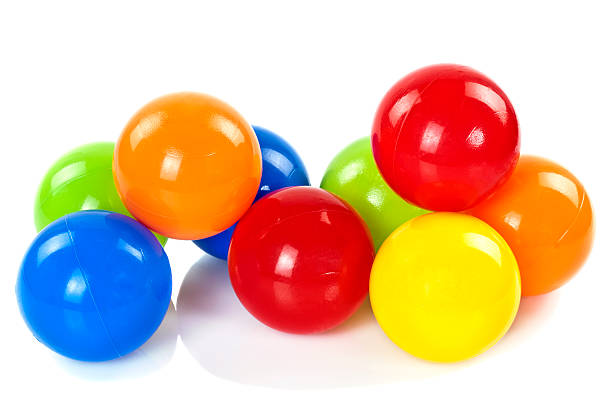
#> input picture Week 3/Code-Week#3/color-ball.jpg, 612 x 406 px, found by its file name
$ python '6. Image segmentation using color spaces.py'
#> lines starting #> are read from the running program, lines starting #| are printed output that depends on the picture; after the words box and inside, x2 and y2 are one past the last pixel; in counts of white or black regions, pixels touching at a corner belong together
# -*- coding: utf-8 -*-
"""
Created on Wed Jan 24 23:33:25 2024

@author: Noopa Jagadeesh
"""

import cv2
import numpy as np
from matplotlib import pyplot as plt
from skimage import io, measure

img = io.imread('C:/Users/Downloads/COSC/images/segment/color-ball.jpg')
#> img is the input picture: shape (406, 612, 3); mean R, G, B 224.6, 190.8, 165.8
plt.imshow(img)

## Convert RGB to HSV
hsv = cv2.cvtColor(img, cv2.COLOR_RGB2HSV)
#> hsv: shape (406, 612, 3); mean H, S, V 38.6, 108.2, 246.7
mask = cv2.inRange(hsv, (100,90,90), (120,255,255)) #Blue Color
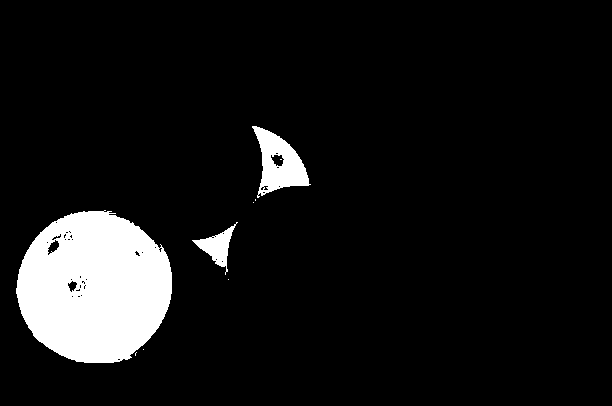
#> mask: shape (406, 612); 8.5% white; 9 white regions (6 under 20 px), largest, box (x1, y1, x2, y2) and area: (16, 210, 172, 363) 18229, (252, 126, 311, 198) 2091, (192, 222, 238, 275) 783
plt.imshow(mask) # We can see from the result tiny dots from the reflection. This is where deep learning can help

# To remove the dots, let us do dialation followed by erosion
from scipy import ndimage as nd
closed_mask = nd.binary_closing(mask, np.ones((7,7)))
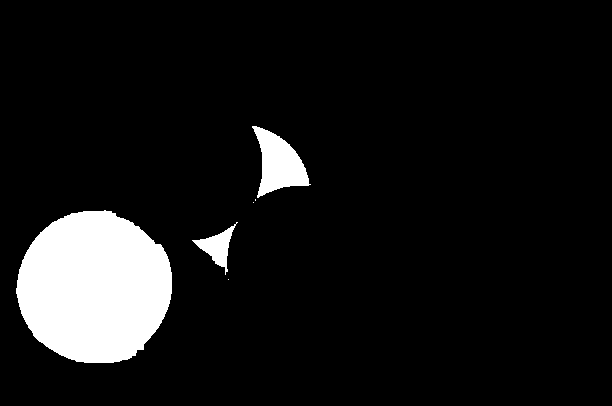
#> closed_mask: shape (406, 612) bool; 8.7% white; 6 white regions (3 under 20 px), largest, box (x1, y1, x2, y2) and area: (16, 210, 172, 363) 18529, (252, 126, 311, 198) 2224, (192, 222, 238, 275) 796
plt.imshow(closed_mask)

#Convert the mask into labels, where each object is given a unique label
label_image = measure.label(closed_mask)
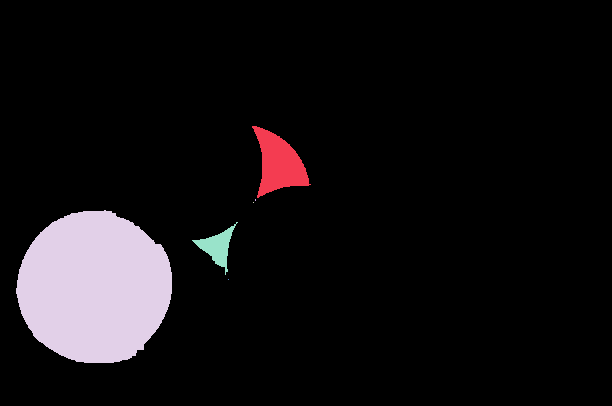
#> label_image: shape (406, 612) int32; 7 distinct labels, from 0 to 6; one colour per label, 0 black
plt.imshow(label_image) #This returns an RGB where color-coded labels are painted over the image.
#In the example color-ball.jpg because a blue ball is occluded it appaears are two balls giving a total of three labels

#Plot the Overlay
from skimage.color import label2rgb
image_label_overlay = label2rgb(label_image, image=img)
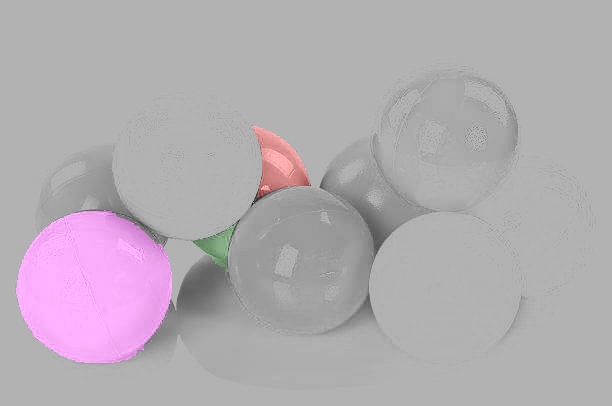
#> image_label_overlay: shape (406, 612, 3) float64; mean R, G, B 0.702, 0.678, 0.7
plt.imshow(image_label_overlay) #All  the balls not segmented are not relevent, so they are in black and white.
#And the marbles in blue are now in different colors. Each color represents unique objects.

#Compute image properties and return them as pandas-compatible tables
#Available regionprops: area, bbox, centroid, convex_area, coords, equivalent_diameter, perimeter,
#max_intensity, solidity and many

props = measure.regionprops_table(label_image, img,
                                  properties = ['label', 'area', 'equivalent_diameter', 'mean_intensity', 'bbox'])
#> props = 10 items
import pandas as pd
df = pd.DataFrame(props)
#> df = table of 6 rows and 10 columns
print(df)
#> (printed output is left out)

#Draw BB
frame = cv2.rectangle(img, (252,126), (311,198), (0, 255,0),5)
frame = cv2.rectangle(img, (16,210), (172,363), (0, 255,0),5)
frame = cv2.rectangle(img, (192,222), (238,275), (0, 255,0),5)
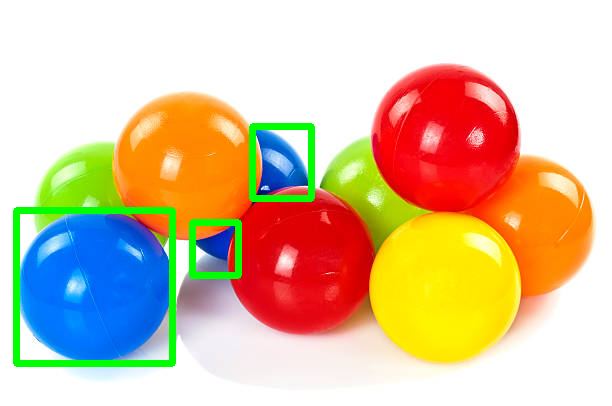
#> frame: shape (406, 612, 3); mean R, G, B 218.1, 193.1, 161.1
plt.imshow(frame)

$ run again, with Week 3/Code-Week#3/apple-orange.jpg copied over Week 3/Code-Week#3/color-ball.jpg
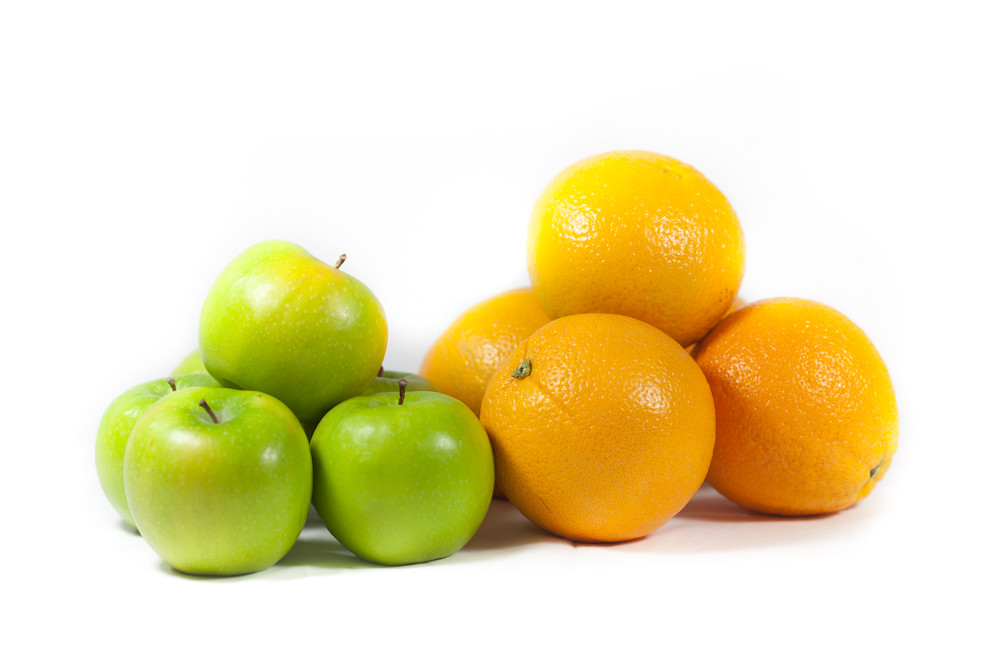
#> input picture Week 3/Code-Week#3/apple-orange.jpg, 1000 x 667 px, found by its file name
#> img is the input picture: shape (667, 1000, 3); mean R, G, B 236.2, 225.5, 181.4
#> hsv: shape (667, 1000, 3); mean H, S, V 10, 70.6, 238.9
#> mask: shape (667, 1000); every value is 0
#> label_image: shape (667, 1000) int32; every value is 0
#> `image_label_overlay = label2rgb(label_image, image=img)`:
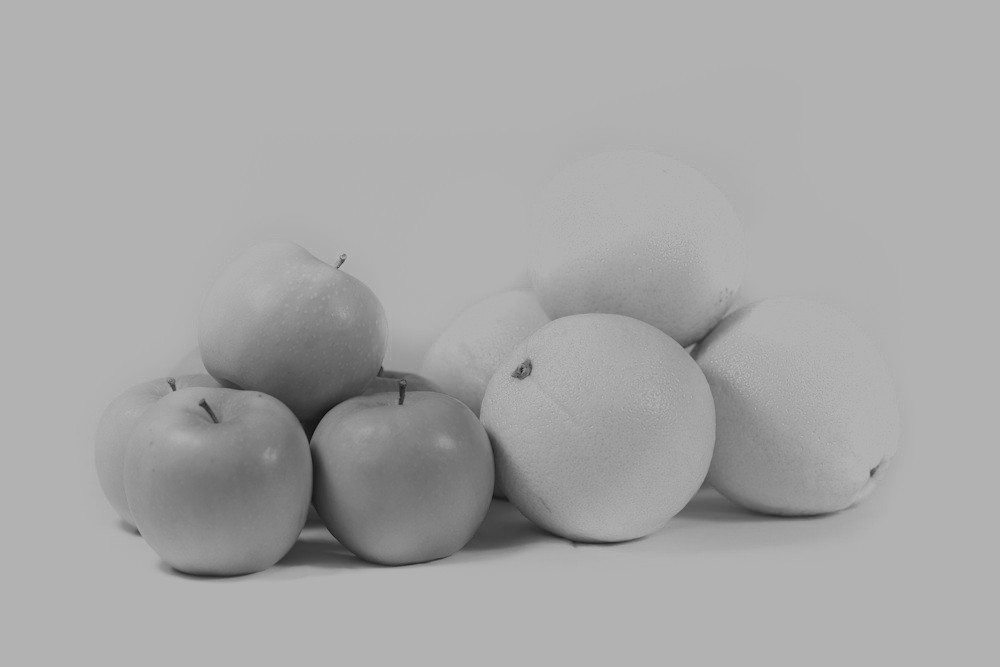
#> image_label_overlay: shape (667, 1000, 3) float64; min 0.0357, max 0.7, mean 0.656
#> props = 10 items
#> df = table of 0 rows and 10 columns
#| Empty DataFrame
#| Columns: [label, area, equivalent_diameter, mean_intensity-0, mean_intensity-1, mean_intensity-2, bbox-0, bbox-1, bbox-2, bbox-3]
#| Index: []
#> `plt.imshow(frame)`:
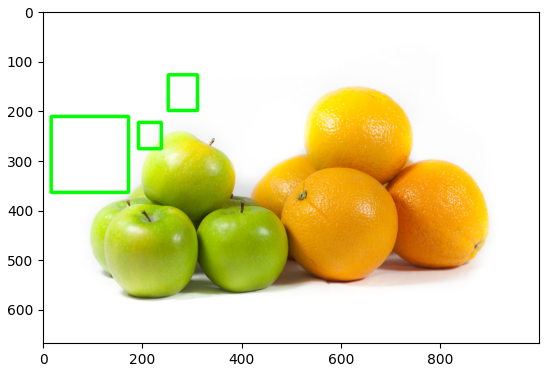
#> figure drawn by matplotlib, 1 panel
